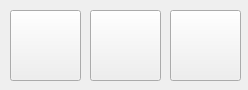
<?xml version="1.0" encoding="UTF-8"?>
<ui version="4.0">
 <class>Form</class>
 <widget class="QWidget" name="Form">
  <property name="geometry">
   <rect>
    <x>0</x>
    <y>0</y>
    <width>248</width>
    <height>90</height>
   </rect>
  </property>
  <property name="windowTitle">
   <string>Form</string>
  </property>
  <widget class="QPushButton" name="pushButton">
   <property name="geometry">
    <rect>
     <x>10</x>
     <y>10</y>
     <width>71</width>
     <height>71</height>
    </rect>
   </property>
   <property name="cursor">
    <cursorShape>PointingHandCursor</cursorShape>
   </property>
   <property name="text">
    <string/>
   </property>
   <property name="icon">
    <iconset resource="Suts.qrc">
     <normaloff>:/Icons/Rests.png</normaloff>:/Icons/Rests.png</iconset>
   </property>
   <property name="iconSize">
    <size>
     <width>80</width>
     <height>80</height>
    </size>
   </property>
  </widget>
  <widget class="QPushButton" name="pushButton_2">
   <property name="geometry">
    <rect>
     <x>90</x>
     <y>10</y>
     <width>71</width>
     <height>71</height>
    </rect>
   </property>
   <property name="cursor">
    <cursorShape>PointingHandCursor</cursorShape>
   </property>
   <property name="text">
    <string/>
   </property>
   <property name="icon">
    <iconset resource="Suts.qrc">
     <normaloff>:/Icons/sleep.png</normaloff>:/Icons/sleep.png</iconset>
   </property>
   <property name="iconSize">
    <size>
     <width>80</width>
     <height>80</height>
    </size>
   </property>
  </widget>
  <widget class="QPushButton" name="pushButton_3">
   <property name="geometry">
    <rect>
     <x>170</x>
     <y>10</y>
     <width>71</width>
     <height>71</height>
    </rect>
   </property>
   <property name="cursor">
    <cursorShape>PointingHandCursor</cursorShape>
   </property>
   <property name="text">
    <string/>
   </property>
   <property name="icon">
    <iconset resource="Suts.qrc">
     <normaloff>:/Icons/Shuts.png</normaloff>:/Icons/Shuts.png</iconset>
   </property>
   <property name="iconSize">
    <size>
     <width>80</width>
     <height>80</height>
    </size>
   </property>
  </widget>
 </widget>
 <resources>
  <include location="Suts.qrc"/>
 </resources>
 <connections>
  <connection>
   <sender>pushButton</sender>
   <signal>clicked()</signal>
   <receiver>pushButton</receiver>
   <slot>click()</slot>
   <hints>
    <hint type="sourcelabel">
     <x>40</x>
     <y>35</y>
    </hint>
    <hint type="destinationlabel">
     <x>53</x>
     <y>42</y>
    </hint>
   </hints>
  </connection>
  <connection>
   <sender>pushButton_2</sender>
   <signal>clicked()</signal>
   <receiver>pushButton_2</receiver>
   <slot>click()</slot>
   <hints>
    <hint type="sourcelabel">
     <x>123</x>
     <y>40</y>
    </hint>
    <hint type="destinationlabel">
     <x>126</x>
     <y>43</y>
    </hint>
   </hints>
  </connection>
  <connection>
   <sender>pushButton_3</sender>
   <signal>clicked()</signal>
   <receiver>pushButton_3</receiver>
   <slot>click()</slot>
   <hints>
    <hint type="sourcelabel">
     <x>191</x>
     <y>27</y>
    </hint>
    <hint type="destinationlabel">
     <x>206</x>
     <y>53</y>
    </hint>
   </hints>
  </connection>
 </connections>
</ui>
